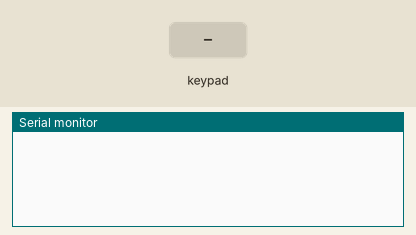
This sketch was run on a simulated Arduino Uno, built with avr-gcc and run on an emulated ATmega328P. Parts: the last lines printed to the serial monitor. Wiring (inferred from the names in the program): 4×4 keypad with keys 1 2 3 A 4 5 6 B 7 8 9 C * 0 # D (labels assumed): rows pin 13, pin 12, pin 11, pin 10; columns pin 9, pin 8, pin 7, pin 6. The inputs (shaded band) are chosen by the test bench.

Above: at 1.2 s.
1.3 s: key '1' pressed
At 2.5 s:
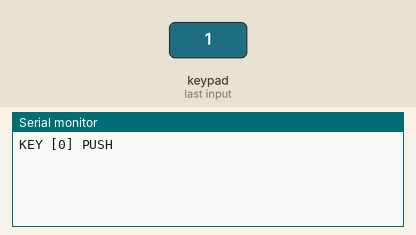
3.1 s: keypad keys 1 3 1 2 1 1 1 0 pressed 0.4 s apart
At 7.1 s:
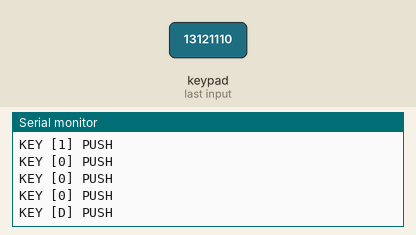
7.8 s: key '9' pressed
At 8.6 s:
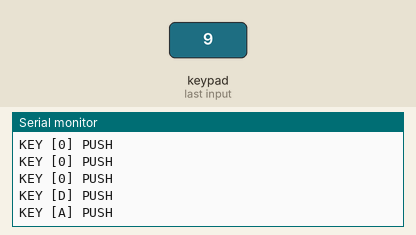
9.3 s: keypad keys 1 3 1 2 1 1 1 0 # pressed 0.4 s apart
At 13.6 s:
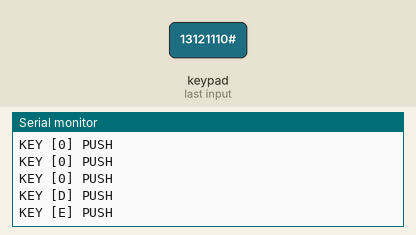
14.4 s: key 'C' pressed
At 15.1 s:
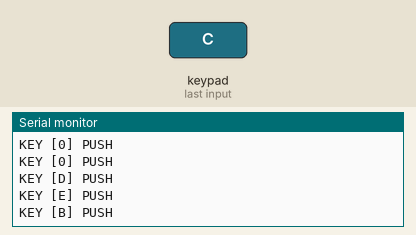
16.1 s: keypad keys 1 3 1 2 1 1 1 0 * pressed 0.4 s apart
At 20.2 s:
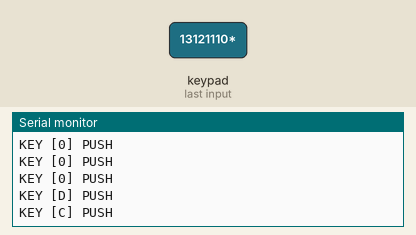
Timing chart, 0 to 21.7 s (numbered marks = the images above; inputs shaded):
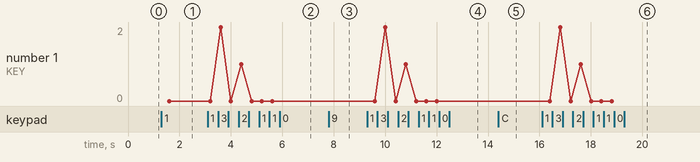

The sketch:

_14_4x4_key_matrix_example.ino
```cpp
int aPinRow[4] = {13, 12, 11, 10};
int aPinColumn[4] = {9, 8, 7, 6};
int pinGnd = 5;

void setup() {
  Serial.begin(115200);

  for(int i=0; i<4; i++)
  {
    pinMode(aPinRow[i], OUTPUT);
    pinMode(aPinColumn[i], INPUT);
  }
  pinMode(pinGnd, OUTPUT);
  digitalWrite(pinGnd, LOW);
}

void loop() {
  int nRow, nColumn, nNumber;

  for(int i=0; i<4; i++)
  {
    digitalWrite(aPinRow[i], HIGH);
    nRow = 0;
    nRow = i*4;
    for(int j=0; j<4; j++)
    {
      nColumn = 0;
      nColumn += j;
      if(digitalRead(aPinColumn[j]))
      {
        nNumber = nRow + nColumn;
        Serial.print("KEY [");
        Serial.print(nNumber, HEX);
        Serial.println("] PUSH");
      }
    }
    digitalWrite(aPinRow[i], LOW);
    delay(100);
  }
}
```

Measured:
- after the input at 1.3 s, the serial monitor: prints a new line after 0.30 s (image 1)
- after the input at 3.1 s, the serial monitor: prints a new line after 0.50 s (image 2)
- after the input at 7.8 s, the serial monitor: prints a new line at once (image 3)
- after the input at 9.3 s, the serial monitor: prints a new line after 0.31 s (image 4)
- after the input at 14.4 s, the serial monitor: prints a new line after 0.21 s (image 5)
- after the input at 16.1 s, the serial monitor: prints a new line after 0.31 s (image 6)
